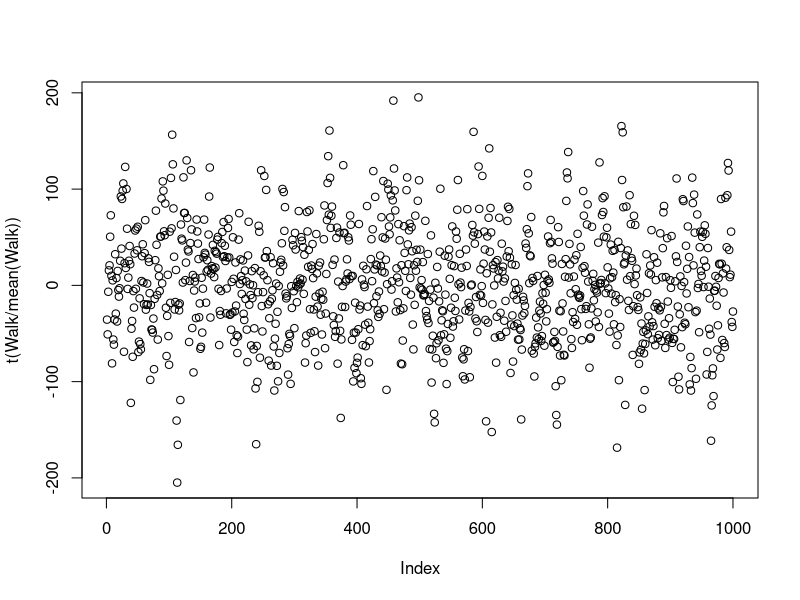

Reproduce this figure in R.
RandomWalk<- function(Length,Iterations,Start,Error,AC)
{
    
  Walk<- matrix(NA,nrow=Iterations,ncol=Length)
  
  Walk[,1]<- rnorm(Iterations,Start,Error)
  
  for (i in 2:Length)
  {
   Walk[,i]<- Walk[,i-1]*AC+rnorm(Iterations,0,Error) 
  }
 
  return(Walk)
}

Walk<- RandomWalk(1000,1,0,1,0.5)

plot(t(Walk/mean(Walk)))